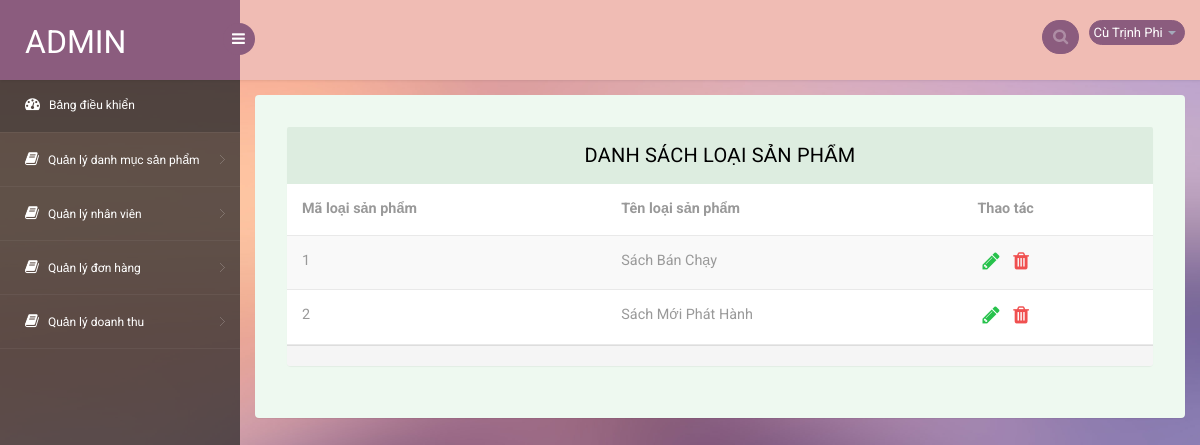
The app's page /Bookstore.vn/admin/quan_ly_danh_muc.php (signed in) with its own data.
### tables this page shows
CREATE TABLE `nhanvien` (
  `MaNV` int(11) NOT NULL,
  `TenNV` varchar(200) NOT NULL,
  `GioiTinh` varchar(10) NOT NULL,
  `NgaySinh` date NOT NULL,
  `DienThoai` varchar(10) NOT NULL,
  `DiaChi` varchar(200) NOT NULL,
  `TaiKhoan` varchar(200) NOT NULL,
  `MatKhau` varchar(200) NOT NULL,
  `Quyen` int(11) NOT NULL
);

CREATE TABLE `loaisanpham` (
  `MaLoai` int(11) NOT NULL,
  `TenLoai` varchar(200) NOT NULL
);

### Bookstore.vn/function/function.php (called while the page is built, shortened)
<?php
function getValueAD($username, $vt){
	$server_name ='localhost';
	$user = 'root';
	$password = '';
	$database_name = 'db_bansach';
	$conn = mysqli_connect($server_name, $user, $password, $database_name);
	mysqli_query($conn,"SET NAMES 'UTF8'");
	$sql = "select * from nhanvien where TaiKhoan = '".$username."'";
	if($rs = mysqli_query($conn,$sql)){
		while ($row = mysqli_fetch_row($rs)) {
			$value = $row[$vt];
		}
	}
	return $value;
}
?>

### Bookstore.vn/admin/quan_ly_danh_muc.php (the view, shortened to what this page needs)
<?php require ("../admin/include/header_admin.php") ?>
<?php require ("../admin/include/main_admin.php") ?>
<section id="main-content">
	<section class="wrapper">
		<div class="table-agile-info">
  <div class="panel panel-default">
    <div class="panel-heading">
      Danh sách loại sản phẩm
    </div>
    <div class="table-responsive">
      <table class="table table-striped b-t b-light">
        <thead>
          <tr>
            <th>Mã loại sản phẩm</th>
            <th>Tên loại sản phẩm </th>
            <th>Thao tác</th>
          </tr>
        </thead>
        <tbody>
        <?php
			$sql ="select * from loaisanpham";
			$exec= mysqli_query($conn, $sql);
			while($row=mysqli_fetch_array($exec)){
		?>
          <tr>
            <td><?php echo $row['MaLoai']; ?></td>
            <td><?php echo $row['TenLoai']; ?></td>
            <td>
              <a href="sua_danh_muc_san_pham.php?malsp=<?php echo $row['MaLoai']; ?>" class="active ">
                <i class="fa fa-pencil text-success text-active"></i></a>
              <a onclick="return confirm('Bạn có muốn xóa không???')" href="xoa_danh_muc.php?MaLoai=<?php echo $row['MaLoai']; ?>" class="active ">
                <i class="fa fa-trash text-danger text"></i></a>
            </td>
          </tr>
        <?php } ?>
        </tbody>
      </table>
    </div>
    <footer class="panel-footer">
    </footer>
  </div>
</div>
    </section>
</section>
<?php require ("../admin/include/footer_admin.php") ?>

### Bookstore.vn/admin/include/main_admin.php (shortened to what this page needs)
<body>
<section id="container">
<header class="header fixed-top clearfix">
<div class="brand">
    <a href="quan_tri.php" class="logo">
        ADMIN
    </a>
    <div class="sidebar-toggle-box">
        <div class="fa fa-bars"></div>
    </div>
</div>
<div class="top-nav clearfix">
    <ul class="nav pull-right top-menu">
        <li>
            <input type="text" class="form-control search" placeholder=" Search">
        </li>
        <li class="dropdown">
        <?php
             if(isset($_SESSION['username'])){
            $name = getValueAD($_SESSION['username'],1);
        ?>
            <a data-toggle="dropdown" class="dropdown-toggle" href="#">
                <span class="username">
                	<?php
                       echo $name;
                    ?>
                </span>
                <b class="caret"></b>
            </a>
              <?php
                }
             ?>
        </li>
    </ul>
</div>
</header>
<aside>
    <div id="sidebar" class="nav-collapse">
        <div class="leftside-navigation">
            <ul class="sidebar-menu" id="nav-accordion">
                <li>
                    <a class="active" href="#">
                        <i class="fa fa-dashboard"></i>
                        <span>Bảng điều khiển</span>
                    </a>
                </li>
                <li class="sub-menu">
                    <a href="javascript:;">
                        <i class="fa fa-book"></i>
                        <span>Quản lý danh mục sản phẩm</span>
                    </a>
                </li>
                <li class="sub-menu">
                    <a href="javascript:;">
                        <i class="fa fa-book"></i>
                        <span>Quản lý nhân viên</span>
                    </a>
                </li>
                <li class="sub-menu">
                    <a href="javascript:;">
                        <i class="fa fa-book"></i>
                        <span>Quản lý đơn hàng</span>
                    </a>
                </li>
                <li class="sub-menu">
                    <a href="javascript:;">
                        <i class="fa fa-book"></i>
                        <span>Quản lý doanh thu</span>
                    </a>
                </li>
            </ul>
        </div>
    </div>
</aside>

### records on screen
nhanvien: TenNV "Cù Trịnh Phi"
loaisanpham: MaLoai "1", TenLoai "Sách Bán Chạy"
loaisanpham: MaLoai "2", TenLoai "Sách Mới Phát Hành"
